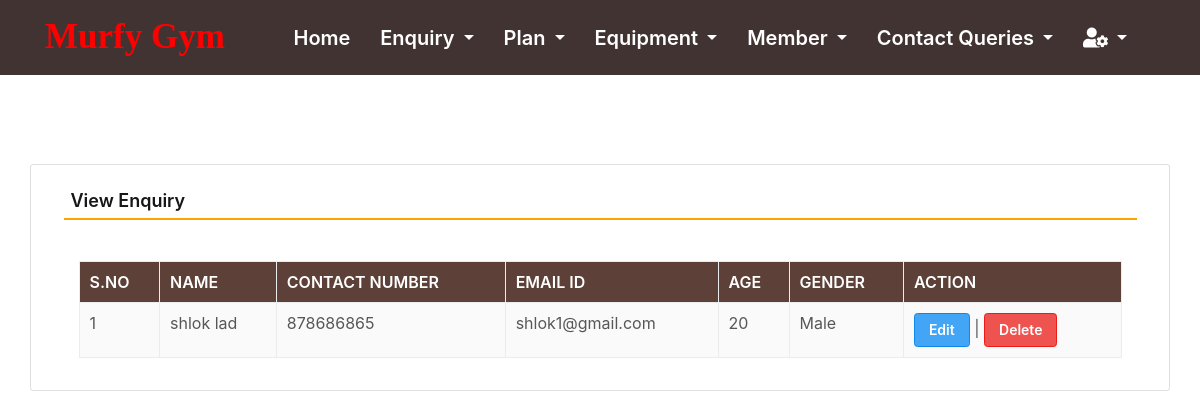
Screenshot of /viewEnquiry (signed in) with the database file from the repository.
### gym/models.py (models this page shows, shortened)
class Enquiry(models.Model):
    name = models.CharField(max_length=150, null=True)
    mobile = models.CharField(max_length=15, null=True)
    email = models.CharField(max_length=50, null=True)
    age = models.CharField(max_length=15, null=True)
    gender = models.CharField(max_length=10, null=True)

### gym/views.py (the view)
# urls.py: path('viewEnquiry', viewEnquiry, name='viewEnquiry'),
def viewEnquiry(request):
    if not request.user.is_authenticated:
        return redirect(admin_login)
    enquiry = Enquiry.objects.all()
    return render(request,'viewEnquiry.html', locals())

### gym/templates/viewEnquiry.html (shortened to what this page needs)
{% include 'admin_nav.html' %}
{% load static %}
 <html lang="en" class="no-focus">
 <link rel="stylesheet" id="css-main" href="{% static 'css1/codebase.min.css' %}">
 <br><br><br><br>
	<div class="container card shadow mt-5">
		<div class="card-body">
			<h5 class="p-2" style="border-bottom: 2px solid orange">View Enquiry</h5>
             <br>
            <div class="container-fluid">
             <table id="example" class="table table-striped table-bordered" style="width:100%">
                  <thead class="text-white" style="background-color : #5d4037;">
				     <tr>
					   <th>S.No</th>
					   <th>Name</th>
					   <th>Contact Number</th>
					   <th>Email ID</th>
                       <th>Age</th>
					   <th>Gender</th>
					   <th>Action</th>
				     </tr>
			      </thead>
			       <tbody>
                     {% for i in enquiry %}
			          <tr>
                        <td>{{forloop.counter}}</td>
						<td>{{i.name}}</td>
						<td>{{i.mobile}}</td>
						<td>{{i.email}}</td>
						<td>{{i.age}}</td>
						<td>{{i.gender}}</td>
						<td><a href="{% url 'edit_Enquiry' i.id %}" class="btn btn-primary">Edit</a> |
                          <a href="{% url 'delete_Enquiry' i.id %}" class="btn btn-danger" onclick="return confirm('Are you sure to delete this Enquiry ?')">Delete</a></td>
                      </tr>
                      {% endfor %}
                   </tbody>
		        </table>
            </div>
        </div>
	</div>
        <link rel="stylesheet" href="https://use.fontawesome.com/releases/v5.6.3/css/all.css">
 </html>

### rows the page displays
Enquiry: name "shlok lad", mobile "878686865", email "shlok1@gmail.com", age "20", gender "Male"
